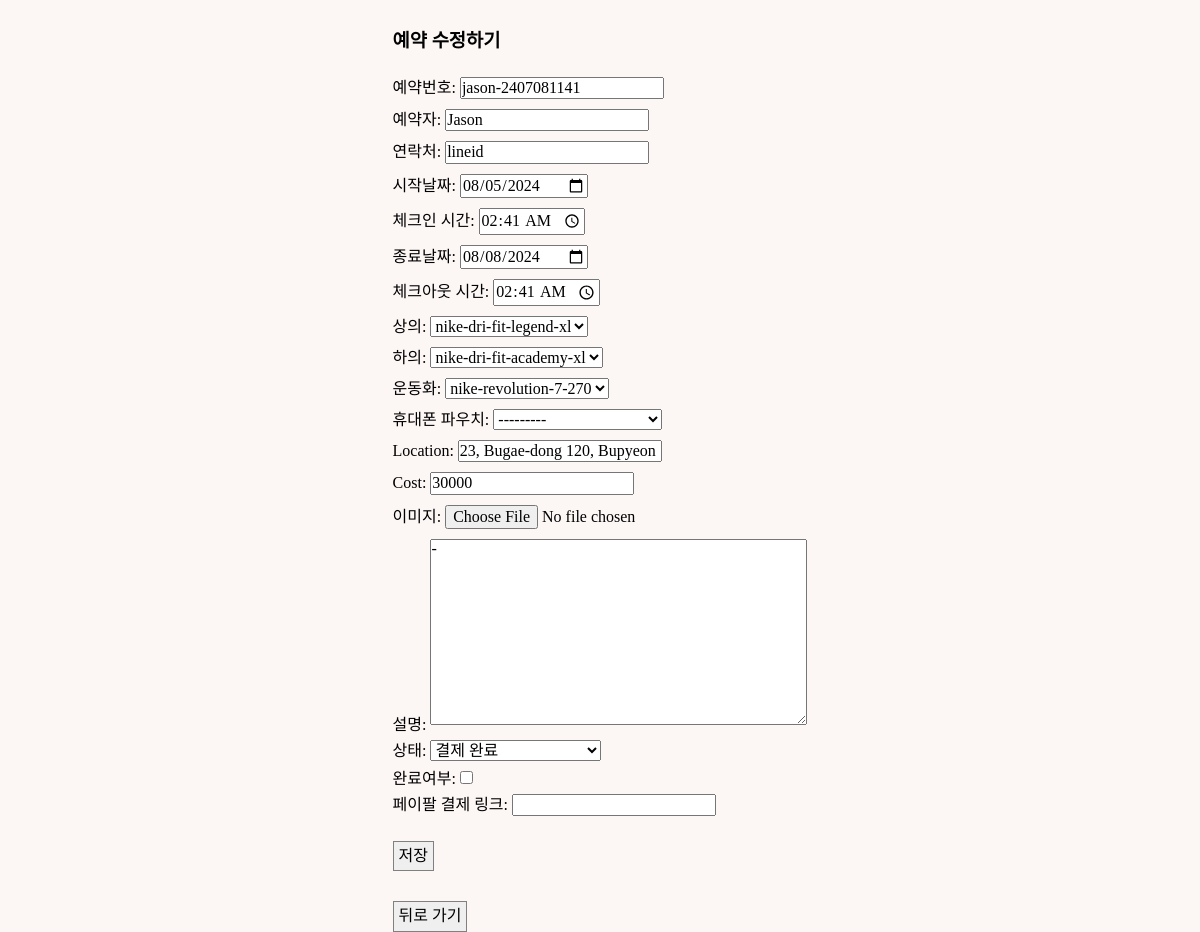
Screenshot of /sterna/update/jason-2407081141 (signed in) with the database file from the repository.
### reservation/models.py (models this page shows, shortened)
class Reservation(models.Model):
    STATUS_CHOICE = [
        ("ST1", "예약 양식 제출 완료"),
        ("ST2", "예약 완료 및 결제 대기"),
        ("ST3", "결제 완료"),
        ("ST4", "배송 중"),
        ("ST5", "배송 완료"),
        ("ST6", "반납 완료"),
        ("ST7", "입고 완료"),
    ]
    reserv_id = models.CharField(
        max_length=20,
        primary_key=True,
        default="ste-" + datetime.now().strftime("%Y%m%dT%H%M%S"),
    )
    client = models.CharField(max_length=20)
    contact = models.CharField(max_length=50, blank=False)
    start_date = models.DateField()
    start_time = models.TimeField(blank=True, default=timezone.now)
    end_date = models.DateField()
    end_time = models.TimeField(blank=True, default=timezone.now)
    top = models.ForeignKey(
        Item,
        on_delete=models.CASCADE,
        limit_choices_to={"category": "top"},
        related_name="topName",
        blank=True,
        null=True,
    )
    bottom = models.ForeignKey(
        Item,
        on_delete=models.CASCADE,
        limit_choices_to={"category": "bottom"},
        related_name="bottomName",
        blank=True,
        null=True,
    )
    shoes = models.ForeignKey(
        Item,
        on_delete=models.CASCADE,
        limit_choices_to={"category": "shoes"},
        related_name="shoesName",
        blank=True,
        null=True,
    )
    bag = models.ForeignKey(
        Item,
        on_delete=models.CASCADE,
        limit_choices_to={"category": "bag"},
        related_name="bagName",
        blank=True,
        null=True,
    )
    image = models.ImageField(upload_to="", blank=True)
    desc = models.TextField(blank=True, default="-")
    status = models.CharField(
        max_length=3,
        choices=STATUS_CHOICE,
        default="ST1",
    )
    completed = models.BooleanField(default=False)
    cost = models.IntegerField(default=0)
    location = models.CharField(max_length=50, blank=False)
    paypal_link = models.CharField(max_length=50, blank=False, default="free")

### reservation/views.py (the view)
# urls.py: path("sterna/update/<str:pk>", views.update, name="update"),
@login_required(login_url="users:login")
def update(request, pk):
    reservation = get_object_or_404(Reservation, pk=pk)
    form = ReservationForm(request.POST, request.FILES, instance=reservation)
    if request.method == "POST":
        if form.is_valid():
            reservation = form.save(commit=False)
            reservation.save()
            return redirect("reservation:data")
        else:
            return redirect("reservation:data")
    else:
        form = ReservationForm(instance=reservation)
        return render(request, "admin/edit.html", {"form": form})

### reservation/models.py (called while the page is built)
    def __str__(self):
        return self.model_num

### templates/admin/edit.html (shortened to what this page needs)
{% load static %}
<!DOCTYPE html>
<html lang="en">
  <head>
    <link rel="stylesheet" type="text/css" href="{% static 'css/sterna.css' %}"/>
    <link rel="stylesheet" type="text/css" href="{% static 'css/normalize.css' %}"/>
    <link href="https://cdnjs.cloudflare.com/ajax/libs/bootstrap-datetimepicker/3.0.0/css/bootstrap-datetimepicker.min.css" rel="stylesheet"/>
  </head>
  <body>
    <div class="tocenter" style="margin:30px 0 0 0">
      <div style="max-width:100%;">
        <h3 style="margin:0 0 20px 0;">예약 수정하기</h3>
        <form method="POST" enctype="multipart/form-data">
          {{ form.as_p }}
          <button style="margin-top:20px; padding: 5px;" type="submit">
            저장
          </button>
        </form>
        <div style="height:30px;"></div>
        <div>
          <a href="{% url "reservation:data" %}">
            <button style="padding: 5px;">뒤로 가기</button>
          </a>
        </div>
      </div>
    </div>
  </body>
</html>

### static/css/sterna.css (style rules this page uses)
:root { --sterun-primary-color: #fbff00; --sterun-secondary-color: #3A3A3A; --sterun-thirdary-color: #4467AF; --sterun-white-color: #FCF6F5; --sterun-black-color: #1d1d1d; --sterun-grey-color: #E8E8E8; }
* { margin: 0; padding: 0; font-family: "SCDream"; z-index:100; }
html, body { background-color: var(--sterun-white-color); margin-top: 100px; min-height: 100%; margin: 0; }
a { color: var(--sterun-black-color); text-decoration: none; }
button { border: 1px solid grey; }
.tocenter { display: flex; flex-direction: column; align-items: center; width:100%; }
.form-control { margin:5px 0 5px 0; }

### rows the page displays
Reservation: reserv_id "jason-2407081141", client "Jason", contact "lineid", start_date "08/05/2024", start_time "02:41", end_date "08/08/2024", end_time "02:41", top "nike-dri-fit-legend-xl", bottom "nike-dri-fit-academy-xl", shoes "nike-revolution-7-270", bag "---------", location "23, Bugae-dong 120, Bupyeon", cost "30000", desc "-", status "결제 완료"
